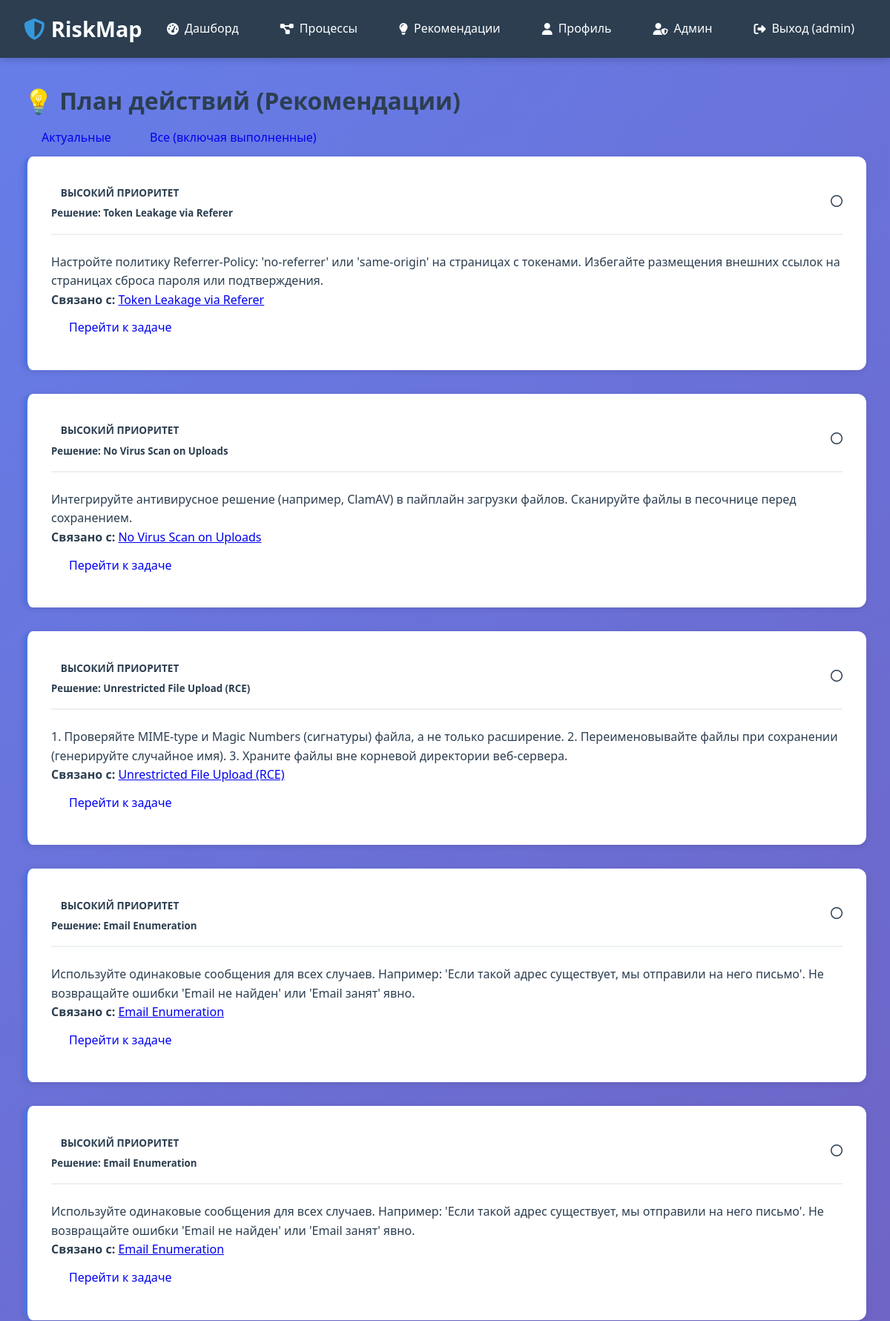
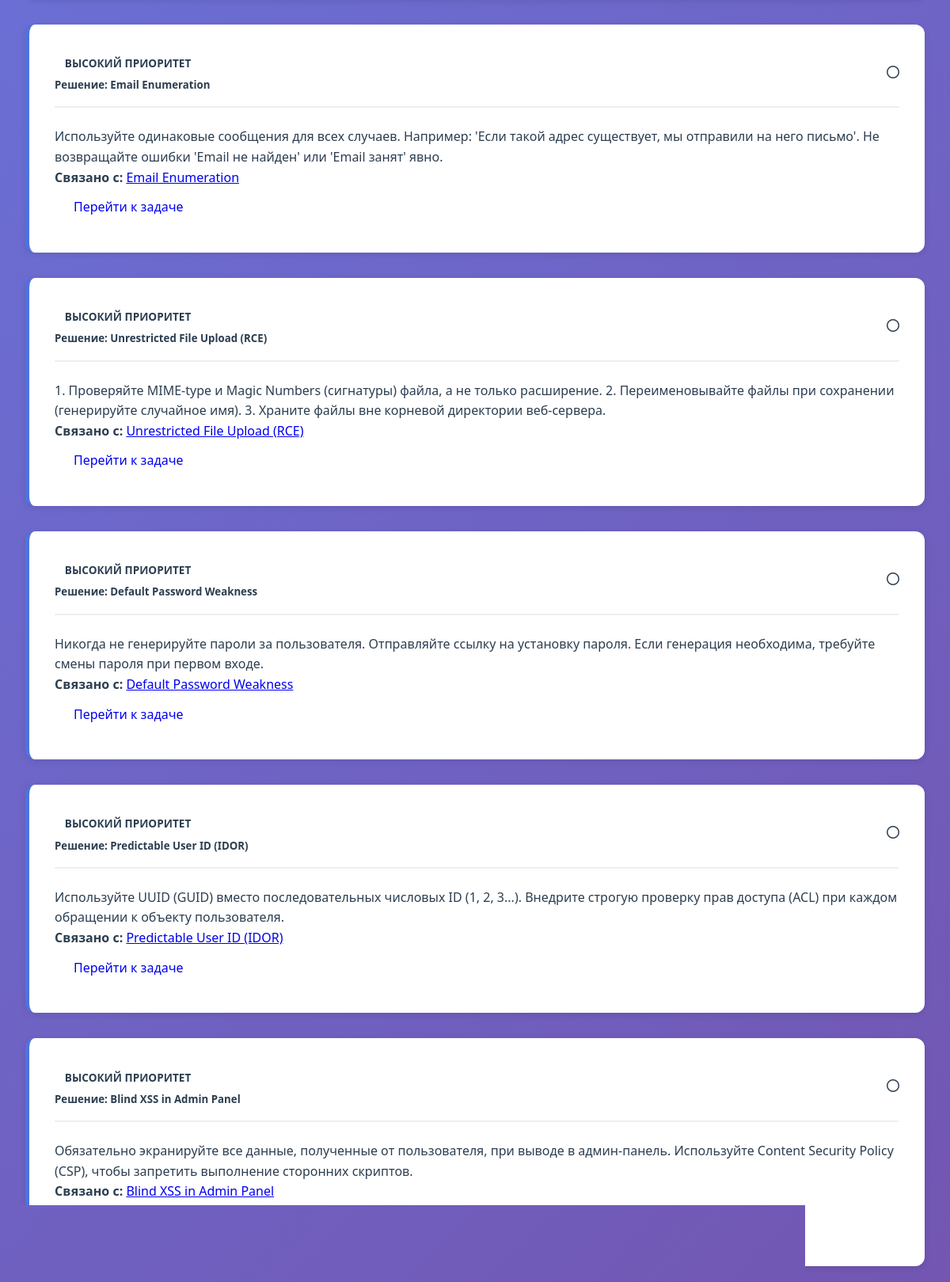
Screenshot of /recommendations/?show_implemented=true (signed in, upper part) with the database file from the repository (2 pictures, top to bottom).
### apps/authentication/models.py (models this page shows, shortened)
class User(AbstractUser):
    email = models.EmailField(unique=True, verbose_name='Email')
    created_at = models.DateTimeField(auto_now_add=True, verbose_name='Дата регистрации')
    updated_at = models.DateTimeField(auto_now=True, verbose_name='Дата обновления')
    USERNAME_FIELD = 'username'
    REQUIRED_FIELDS = ['email']
    class Meta:
        verbose_name = 'Пользователь'
        verbose_name_plural = 'Пользователи'
        ordering = ['-created_at']
        db_table = 'users'

### apps/core/models.py (models this page shows, shortened)
class Recommendation(models.Model):
    PRIORITY_CHOICES = [
        (1, 'Низкий'),
        (2, 'Средний'),
        (3, 'Высокий'),
    ]
    vulnerability = models.ForeignKey(
        Vulnerability,
        on_delete=models.CASCADE,
        related_name='recommendations',
        verbose_name='Уязвимость'
    )
    title = models.CharField('Заголовок', max_length=255)
    content = models.TextField('Содержание')
    priority = models.IntegerField('Приоритет', choices=PRIORITY_CHOICES, default=2)
    is_implemented = models.BooleanField('Выполнено', default=False)
    created_at = models.DateTimeField('Дата создания', auto_now_add=True)
    class Meta:
        verbose_name = 'Рекомендация'
        verbose_name_plural = 'Рекомендации'
        ordering = ['-priority', '-created_at']

class Vulnerability(models.Model):
    SEVERITY_CHOICES = [
        (1, 'Незначительная'),
        (2, 'Низкая'),
        (3, 'Средняя'),
        (4, 'Высокая'),
        (5, 'Критическая'),
    ]
    STATUS_CHOICES = [
        ('open', 'Открыта'),
        ('in_progress', 'В работе'),
        ('resolved', 'Решена'),
        ('closed', 'Закрыта'),
    ]
    business_process = models.ForeignKey(
        BusinessProcess,
        on_delete=models.CASCADE,
        related_name='vulnerabilities',
        verbose_name='Бизнес-процесс'
    )
    step = models.ForeignKey(
        ProcessStep,
        on_delete=models.SET_NULL,
        null=True,
        blank=True,
        related_name='vulnerabilities',
        verbose_name='Связанный шаг'
    )
    title = models.CharField('Название', max_length=255)
    description = models.TextField('Описание')
    severity = models.IntegerField('Уровень серьезности', choices=SEVERITY_CHOICES, default=3)
    status = models.CharField('Статус', max_length=20, choices=STATUS_CHOICES, default='open')
    discovered_date = models.DateField('Дата обнаружения', auto_now_add=True)
    resolved_date = models.DateField('Дата решения', null=True, blank=True)
    class Meta:
        verbose_name = 'Уязвимость'
        verbose_name_plural = 'Уязвимости'
        ordering = ['-severity', '-discovered_date']

### apps/core/views.py (the view)
# urls.py: path('recommendations/', views.recommendations_view, name='recommendations'),
@login_required
def recommendations_view(request):
    recommendations = Recommendation.objects.filter(
        vulnerability__business_process__owner=request.user
    )
    show_implemented = request.GET.get('show_implemented') == 'true'
    if not show_implemented:
        recommendations = recommendations.filter(is_implemented=False)
    context = {
        'recommendations': recommendations,
        'show_implemented': show_implemented,
    }
    return render(request, 'core/recommendations.html', context)

### templates/core/recommendations.html (shortened to what this page needs)
{% extends 'base.html' %}
{% block content %}
<div class="container-fluid py-4">
    <div class="d-flex justify-content-between align-items-center mb-4">
        <h1 class="h2">💡 План действий (Рекомендации)</h1>
        <div class="btn-group">
            <a href="?show_implemented=false" class="btn btn-outline-primary {% if not show_implemented %}active{% endif %}">
                Актуальные
            </a>
            <a href="?show_implemented=true" class="btn btn-outline-secondary {% if show_implemented %}active{% endif %}">
                Все (включая выполненные)
            </a>
        </div>
    </div>
    <div class="row">
        {% for rec in recommendations %}
        <div class="col-md-6 col-xl-4 mb-4">
            <div class="card h-100 shadow-sm {% if rec.is_implemented %}border-success{% else %}border-left-primary{% endif %}">
                <div class="card-header bg-white d-flex justify-content-between align-items-start">
                    <div>
                        {% if rec.priority == 3 %}
                            <span class="badge bg-danger mb-2">Высокий приоритет</span>
                        {% elif rec.priority == 2 %}
                            <span class="badge bg-warning text-dark mb-2">Средний приоритет</span>
                        {% else %}
                            <span class="badge bg-info text-dark mb-2">Низкий приоритет</span>
                        {% endif %}
                        <h5 class="card-title mb-0">{{ rec.title }}</h5>
                    </div>
                    {% if rec.is_implemented %}
                        <i class="fas fa-check-circle text-success fs-4" title="Выполнено"></i>
                    {% else %}
                        <i class="far fa-circle text-muted fs-4" title="Ожидает выполнения"></i>
                    {% endif %}
                </div>
                <div class="card-body">
                    <p class="card-text text-muted small">{{ rec.content|linebreaks|truncatewords:30 }}</p>
                    <div class="mt-3 p-2 bg-light rounded small">
                        <strong>Связано с:</strong>
                        <a href="{% url 'core:vulnerability_detail' rec.vulnerability.pk %}" class="text-decoration-none">
                            {{ rec.vulnerability.title }}
                        </a>
                    </div>
                </div>
                <div class="card-footer bg-white text-end">
                    <a href="{% url 'core:vulnerability_detail' rec.vulnerability.pk %}" class="btn btn-sm btn-outline-primary">
                        Перейти к задаче
                    </a>
                </div>
            </div>
        </div>
        {% empty %}
        <div class="col-12 text-center py-5">
            <div class="mb-3" style="font-size: 3rem;"></div>
            <h4>Нет активных рекомендаций</h4>
            <p class="text-muted">Все чисто, или уязвимости еще не проанализированы.</p>
        </div>
        {% endfor %}
    </div>
</div>
{% endblock %}

### templates/base.html (shortened to what this page needs)
<!DOCTYPE html>
<html lang="ru">
<head>
    <link href="https://cdn.jsdelivr.net/npm/vis-network@9.1.9/dist/dist/vis-network.min.css" rel="stylesheet">
    <link rel="stylesheet" href="https://cdnjs.cloudflare.com/ajax/libs/font-awesome/6.5.1/css/all.min.css">
</head>
<body>
    <nav class="navbar">
        <div class="navbar-container">
            <a href="{% url 'core:home' %}" class="navbar-brand">
                <i class="fas fa-shield-alt"></i>
                RiskMap
            </a>
            <ul class="navbar-menu">
                {% if user.is_authenticated %}
                    <li><a href="{% url 'core:dashboard' %}">
                        <i class="fas fa-tachometer-alt"></i> Дашборд
                    </a></li>
                    <li><a href="{% url 'core:process_list' %}">
                        <i class="fas fa-project-diagram"></i> Процессы
                    </a></li>
                    <li><a href="{% url 'core:recommendations' %}">
                        <i class="fas fa-lightbulb"></i> Рекомендации
                    </a></li>
                    <li><a href="{% url 'core:profile' %}">
                        <i class="fas fa-user"></i> Профиль
                    </a></li>
                {% if user.is_superuser %}
                <li><a href="{% url 'admin_panel:user_management' %}">
                    <i class="fas fa-user-shield"></i> Админ
                </a></li>
                {% endif %}
                    <li><a href="{% url 'authentication:logout' %}">
                        <i class="fas fa-sign-out-alt"></i> Выход ({{ user.username }})
                    </a></li>
                {% endif %}
            </ul>
        </div>
    </nav>
    <div class="container">
        {% block content %}{% endblock %}
    </div>
</body>
</html>

### templates/base.html (style rules this page uses)
* { margin: 0; padding: 0; box-sizing: border-box; }
:root { --primary-color: #2c3e50; --secondary-color: #3498db; --accent-color: #e74c3c; --success-color: #27ae60; --warning-color: #f39c12; --danger-color: #e74c3c; --light-bg: #ecf0f1; --dark-text: #2c3e50; --light-text: #7f8c8d; --border-color: #bdc3c7; --card-shadow: 0 2px 8px rgba(0,0,0,0.1); --hover-shadow: 0 4px 16px rgba(0,0,0,0.15); }
body { font-family: 'Segoe UI', Tahoma, Geneva, Verdana, sans-serif; background: linear-gradient(135deg, #667eea 0%, #764ba2 100%); background-attachment: fixed; color: var(--dark-text); line-height: 1.6; min-height: 100vh; }
.navbar { background: var(--primary-color); color: white; padding: 1rem 0; box-shadow: 0 2px 10px rgba(0,0,0,0.2); position: sticky; top: 0; z-index: 1000; }
.navbar-container { max-width: 1400px; margin: 0 auto; padding: 0 2rem; display: flex; justify-content: space-between; align-items: center; }
.navbar-brand { font-size: 1.8rem; font-weight: bold; color: white; text-decoration: none; display: flex; align-items: center; gap: 0.5rem; }
.navbar-brand i { color: var(--secondary-color); }
.navbar-menu { display: flex; list-style: none; gap: 1.5rem; align-items: center; }
.navbar-menu a { color: white; text-decoration: none; padding: 0.5rem 1rem; border-radius: 5px; transition: all 0.3s ease; display: flex; align-items: center; gap: 0.5rem; }
.container { max-width: 1400px; margin: 2rem auto; padding: 0 2rem; }
.card { background: white; border-radius: 12px; padding: 2rem; margin-bottom: 2rem; box-shadow: var(--card-shadow); transition: all 0.3s ease; }
.card-header { display: flex; justify-content: space-between; align-items: center; margin-bottom: 1.5rem; padding-bottom: 1rem; border-bottom: 2px solid var(--light-bg); }
.card-body { color: var(--dark-text); }
.btn { display: inline-flex; align-items: center; gap: 0.5rem; padding: 0.75rem 1.5rem; border: none; border-radius: 8px; font-size: 1rem; cursor: pointer; text-decoration: none; transition: all 0.3s ease; font-weight: 500; }
.badge { display: inline-block; padding: 0.4rem 0.8rem; border-radius: 20px; font-size: 0.85rem; font-weight: 600; text-transform: uppercase; }

### templates/core/recommendations.html (style rules this page uses)
.border-left-primary { border-left: 5px solid #4e73df !important; }

### rows the page displays
User: username "admin"
Recommendation: priority "ВЫСОКИЙ ПРИОРИТЕТ", title "Решение: Token Leakage via Referer", is_implemented False (drawn), content "Настройте политику Referrer-Policy: 'no-referrer' или 'same-origin' на страницах с токенами. Избегайте размещения внешних ссылок на страницах сброса пароля или подтверждения.", vulnerability "Token Leakage via Referer"
Recommendation: priority "ВЫСОКИЙ ПРИОРИТЕТ", title "Решение: No Virus Scan on Uploads", is_implemented False (drawn), content "Интегрируйте антивирусное решение (например, ClamAV) в пайплайн загрузки файлов. Сканируйте файлы в песочнице перед сохранением.", vulnerability "No Virus Scan on Uploads"
Recommendation: priority "ВЫСОКИЙ ПРИОРИТЕТ", title "Решение: Unrestricted File Upload (RCE)", is_implemented False (drawn), content "1. Проверяйте MIME-type и Magic Numbers (сигнатуры) файла, а не только расширение. 2. Переименовывайте файлы при сохранении (генерируйте случайное имя). 3. Храните файлы вне корневой директории веб-сервера.", vulnerability "Unrestricted File Upload (RCE)"
Recommendation: priority "ВЫСОКИЙ ПРИОРИТЕТ", title "Решение: Email Enumeration", is_implemented False (drawn), content "Используйте одинаковые сообщения для всех случаев. Например: 'Если такой адрес существует, мы отправили на него письмо'. Не возвращайте ошибки 'Email не найден' или 'Email занят' явно.", vulnerability "Email Enumeration"
Recommendation: priority "ВЫСОКИЙ ПРИОРИТЕТ", title "Решение: Email Enumeration", is_implemented False (drawn), content "Используйте одинаковые сообщения для всех случаев. Например: 'Если такой адрес существует, мы отправили на него письмо'. Не возвращайте ошибки 'Email не найден' или 'Email занят' явно.", vulnerability "Email Enumeration"
Recommendation: priority "ВЫСОКИЙ ПРИОРИТЕТ", title "Решение: Email Enumeration", is_implemented False (drawn), content "Используйте одинаковые сообщения для всех случаев. Например: 'Если такой адрес существует, мы отправили на него письмо'. Не возвращайте ошибки 'Email не найден' или 'Email занят' явно.", vulnerability "Email Enumeration"
Recommendation: priority "ВЫСОКИЙ ПРИОРИТЕТ", title "Решение: Unrestricted File Upload (RCE)", is_implemented False (drawn), content "1. Проверяйте MIME-type и Magic Numbers (сигнатуры) файла, а не только расширение. 2. Переименовывайте файлы при сохранении (генерируйте случайное имя). 3. Храните файлы вне корневой директории веб-сервера.", vulnerability "Unrestricted File Upload (RCE)"
Recommendation: priority "ВЫСОКИЙ ПРИОРИТЕТ", title "Решение: Default Password Weakness", is_implemented False (drawn), content "Никогда не генерируйте пароли за пользователя. Отправляйте ссылку на установку пароля. Если генерация необходима, требуйте смены пароля при первом входе.", vulnerability "Default Password Weakness"
Recommendation: priority "ВЫСОКИЙ ПРИОРИТЕТ", title "Решение: Predictable User ID (IDOR)", is_implemented False (drawn), content "Используйте UUID (GUID) вместо последовательных числовых ID (1, 2, 3...). Внедрите строгую проверку прав доступа (ACL) при каждом обращении к объекту пользователя.", vulnerability "Predictable User ID (IDOR)"
Recommendation: priority "ВЫСОКИЙ ПРИОРИТЕТ", title "Решение: Blind XSS in Admin Panel", is_implemented False (drawn), content "Обязательно экранируйте все данные, полученные от пользователя, при выводе в админ-панель. Используйте Content Security Policy (CSP), чтобы запретить выполнение сторонних скриптов.", vulnerability "Blind XSS in Admin Panel"
